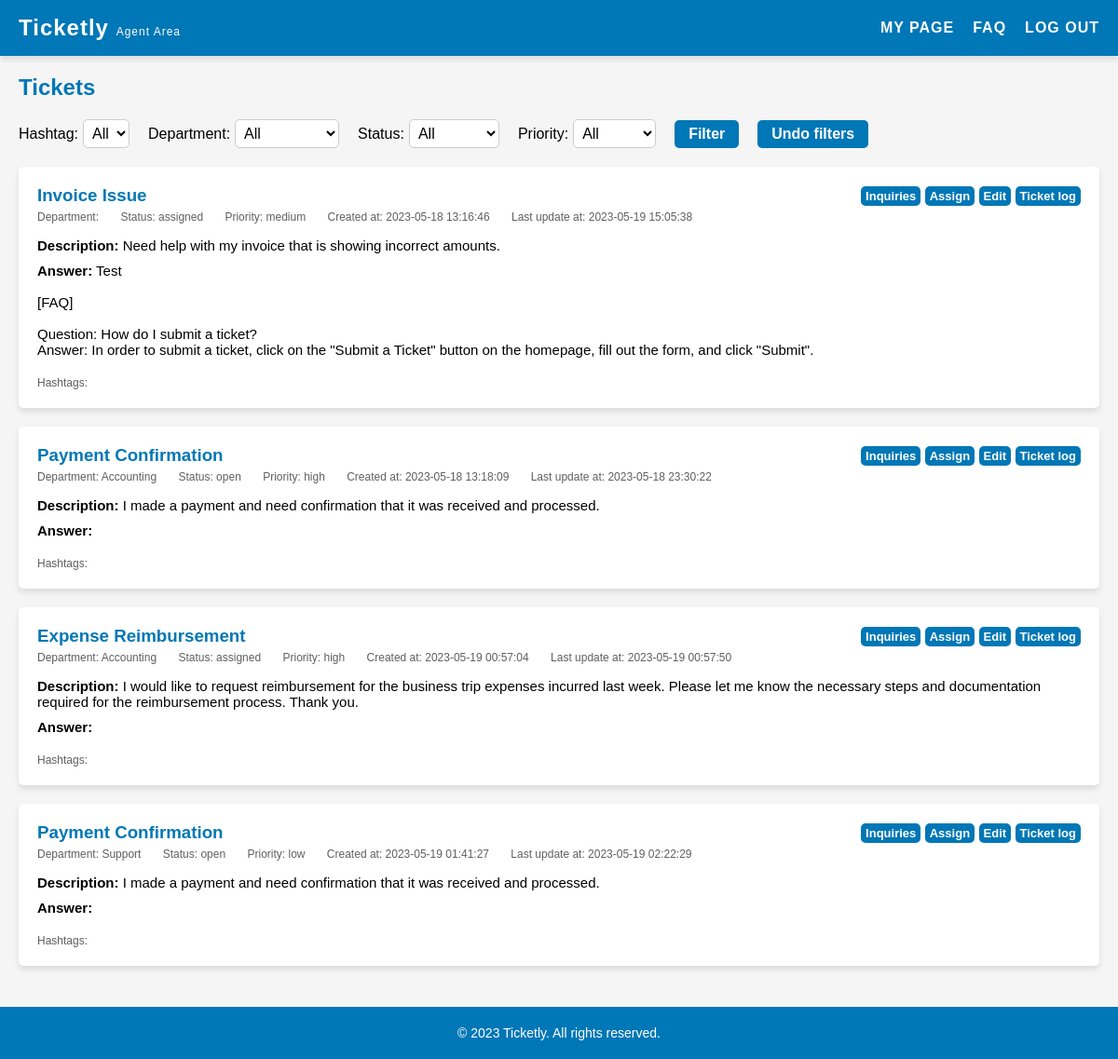
The app's page /pages/agent.php (signed in), older data.
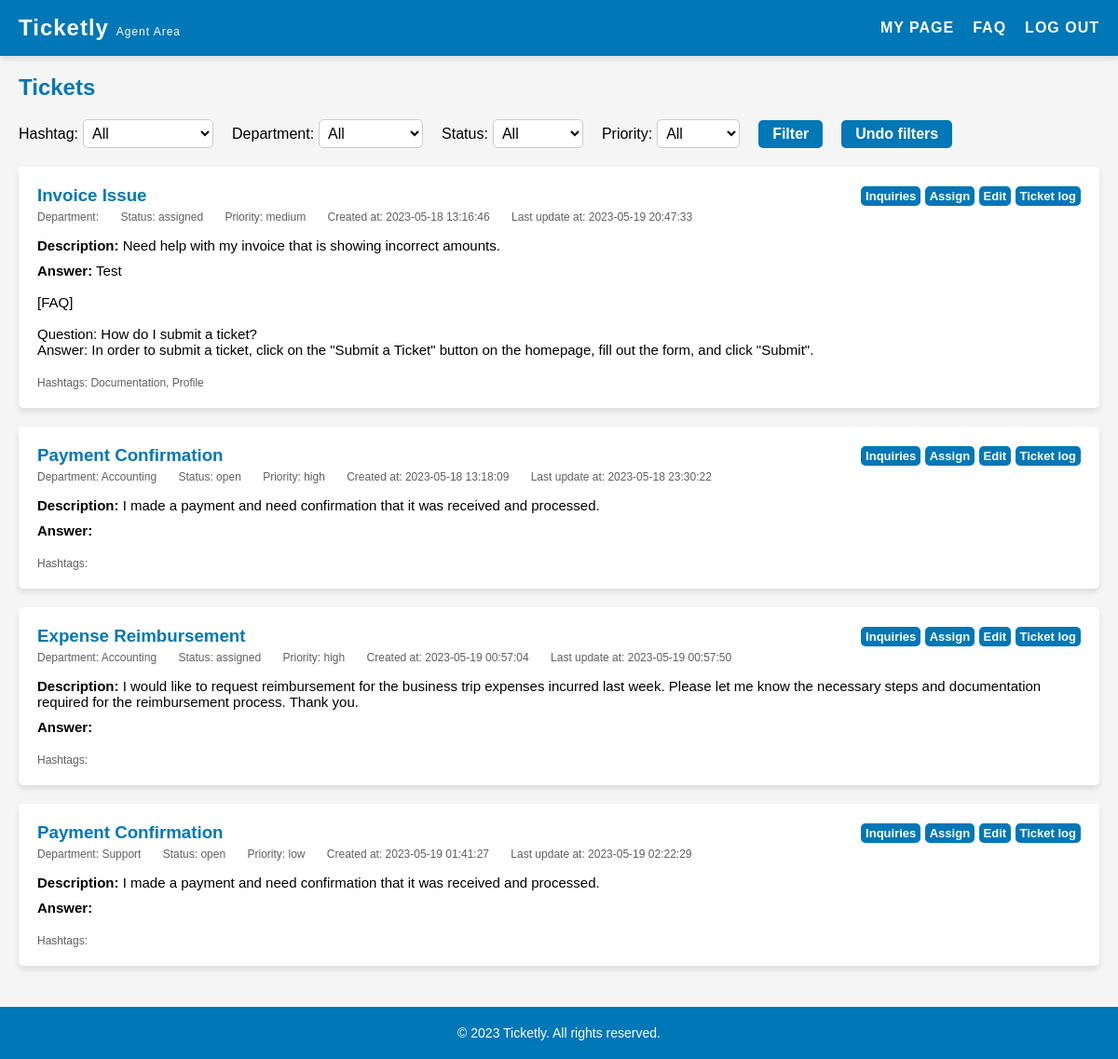
The same page, newer data.
### tables this page shows
CREATE TABLE "tickets" (
    id INTEGER PRIMARY KEY AUTOINCREMENT,
    title VARCHAR(255) NOT NULL,
    description TEXT NOT NULL,
    answer TEXT,
    client_id INTEGER NOT NULL,
    agent_id INTEGER,
    priority VARCHAR(10) NOT NULL DEFAULT 'medium' CHECK (priority IN ('low', 'medium', 'high')),
    created_at DATETIME NOT NULL,
    updated_at DATETIME NOT NULL,
    department_id INTEGER,
    status_id INTEGER NOT NULL DEFAULT 1,
    FOREIGN KEY(status_id) REFERENCES status(id),
    FOREIGN KEY(client_id) REFERENCES users(id),
    FOREIGN KEY(agent_id) REFERENCES users(id),
    FOREIGN KEY(department_id) REFERENCES departments(id)
);

CREATE TABLE status (
    id INTEGER PRIMARY KEY AUTOINCREMENT,
    name VARCHAR(255) NOT NULL UNIQUE
);

CREATE TABLE departments (
    id INTEGER PRIMARY KEY AUTOINCREMENT,
    name VARCHAR(255) NOT NULL UNIQUE
);

CREATE TABLE ticket_hashtags (
    ticket_id INTEGER NOT NULL,
    hashtag_id INTEGER NOT NULL,
    PRIMARY KEY (ticket_id, hashtag_id),
    FOREIGN KEY(ticket_id) REFERENCES tickets(id),
    FOREIGN KEY(hashtag_id) REFERENCES hashtags(id)
);

CREATE TABLE hashtags (
    id INTEGER PRIMARY KEY AUTOINCREMENT,
    name VARCHAR(255) NOT NULL UNIQUE
);

### pages/agent.php (called while the page is built, shortened)
<?php
    $session = new Session();
    require_once(__DIR__ . '/../templates/agent.tpl.php');
    drawAgent($session);
?>

### database/status.class.php (called while the page is built, shortened)
<?php
    function getStatusNameById(PDO $db, int $id): string {
        $stmt = $db->prepare('SELECT name FROM status WHERE id = :id');
        $stmt->bindValue(':id', $id, PDO::PARAM_INT);
        $stmt->execute();
        $row = $stmt->fetch(PDO::FETCH_ASSOC);
        if ($row) {
            return $row['name'];
        }
        return '';
    }
?>

### database/departments.class.php (called while the page is built, shortened)
<?php
    function getDepartmentsNameById(PDO $db, int $id): string {
        $stmt = $db->prepare('SELECT name FROM departments WHERE id = :id');
        $stmt->bindValue(':id', $id, PDO::PARAM_INT);
        $stmt->execute();
        $row = $stmt->fetch(PDO::FETCH_ASSOC);
        if ($row) {
            return $row['name'];
        }
        return '';
    }
?>

### database/ticketHashtags.class.php (called while the page is built, shortened)
<?php
    class TicketHashtags {
        public function __construct(int $ticketId, int $hashtagId) {
            $this->hashtagId = $hashtagId;
        }
    }
    function getTicketHashtags(PDO $db, int $ticketId): array {
        $stmt = $db->prepare('SELECT * FROM ticket_hashtags WHERE ticket_id = :ticketId');
        $stmt->bindValue(':ticketId', $ticketId, PDO::PARAM_INT);
        $stmt->execute();
        $ticketHashtags = [];
        while ($row = $stmt->fetch(PDO::FETCH_ASSOC)) {
            $ticketHashtags[] = new TicketHashtags(
                (int) $row['ticket_id'],
                (int) $row['hashtag_id']
            );
        }
        return $ticketHashtags;
    }
?>

### database/hashtags.class.php (called while the page is built, shortened)
<?php
    function getHashtagsNameById(PDO $db, int $id): string {
        $stmt = $db->prepare('SELECT name FROM hashtags WHERE id = :id');
        $stmt->bindValue(':id', $id, PDO::PARAM_INT);
        $stmt->execute();
        $row = $stmt->fetch(PDO::FETCH_ASSOC);
        if ($row) {
            return $row['name'];
        }
        return '';
    }
?>

### templates/agent.tpl.php (the view, shortened to what the changed rows need)
<?php function drawAgent(Session $session){
    require_once __DIR__ . '/../database/tickets.class.php';
    require_once __DIR__ . '/../database/connection.db.php';
    require_once __DIR__ . '/../database/departments.class.php';
    require_once __DIR__ . '/../database/status.class.php';
    require_once __DIR__ . '/../database/hashtags.class.php';
    require_once __DIR__ . '/../database/ticketHashtags.class.php';
    $db = getDatabaseConnection();
    $stmt = $db->prepare('SELECT * FROM tickets');
    $stmt->execute();
    $tickets = $stmt->fetchAll(PDO::FETCH_ASSOC);
    ?>
    <!DOCTYPE html>
    <html>
    <head>
    <link rel="stylesheet" href="../style/agent.css">
    <link rel="stylesheet" href="../style/header.css">
    </head>
    <body>
    <header>
        <h1>Ticketly <span class="smaller">Agent Area</span></h1>
    </header>
    <main>
        <section id="my-tickets">
        <h2>Tickets</h2>
        <?php foreach ($tickets as $ticket) { ?>
            <div class="ticket" data-department="<?= $ticket['department_id'] ?>" data-status="<?= $ticket['status_id'] ?>" data-priority="<?= $ticket['priority'] ?>">
                <div class="ticket-top">
                    <h3 class="ticket-subject"><?= $ticket['title'] ?></h3>
                    <div class="edit-buttons">
                        <a href="inquiries.php?id=<?= $ticket['id'] ?>" class="edit-button">Inquiries</a>
                        <a href="assignTicket.php?id=<?= $ticket['id'] ?>" class="edit-button">Assign</a>
                        <a href="editTicket.php?id=<?= $ticket['id'] ?>" class="edit-button">Edit</a>
                        <a href="ticketLog.php?id=<?= $ticket['id'] ?>" class="edit-button">Ticket log</a>
                    </div>
                </div>
                <div class="ticket-info">
                    <span class="ticket-department">Department: <?= getDepartmentsNameById($db, $ticket['department_id']) ?></span>
                    <span class="ticket-status">Status: <?= getStatusNameById($db, $ticket['status_id']) ?></span>
                    <span class="ticket-priority">Priority: <?= $ticket['priority'] ?></span>
                    <span class="ticket-createdAt">Created at: <?= $ticket['created_at'] ?></span>
                    <span class="ticket-updatedAt">Last update at: <?= $ticket['updated_at'] ?></span>
                </div>
                <div class="ticket-details">
                    <p class="ticket-summary"><strong>Description:</strong> <?= nl2br(htmlspecialchars($ticket['description'])) ?></p>
                    <p class="ticket-answer"><strong>Answer:</strong> <?= nl2br(htmlspecialchars($ticket['answer'])) ?></p>
                </div>
                <div class="ticket-info">
                    <span class="ticket-hashtags">Hashtags:
                        <?php
                            $ticketHashtags = getTicketHashtags($db, $ticket['id']);
                            $hashtagCount = count($ticketHashtags);
                            foreach ($ticketHashtags as $index => $hashtag) {
                                $hashtagName = getHashtagsNameById($db, $hashtag->hashtagId);
                                echo $hashtagName;
                                if ($index < $hashtagCount - 1) {
                                    echo ', ';
                                }
                            }
                        ?>
                    </span>
                </div>
            </div>
        <?php } ?>
        </section>
    </main>
    <?php include '../templates/footer.tpl.php';?>
    </body>
    </html>
<?php } ?>

Row changes from the older to the newer data that the page shows:
changed tickets "Invoice Issue": updated_at "2023-05-19 15:05:38" → "2023-05-19 20:47:33"
added ticket_hashtags: hashtag.name "Documentation", shown under tickets "Invoice Issue"
added ticket_hashtags: hashtag.name "Profile", shown under tickets "Invoice Issue"
